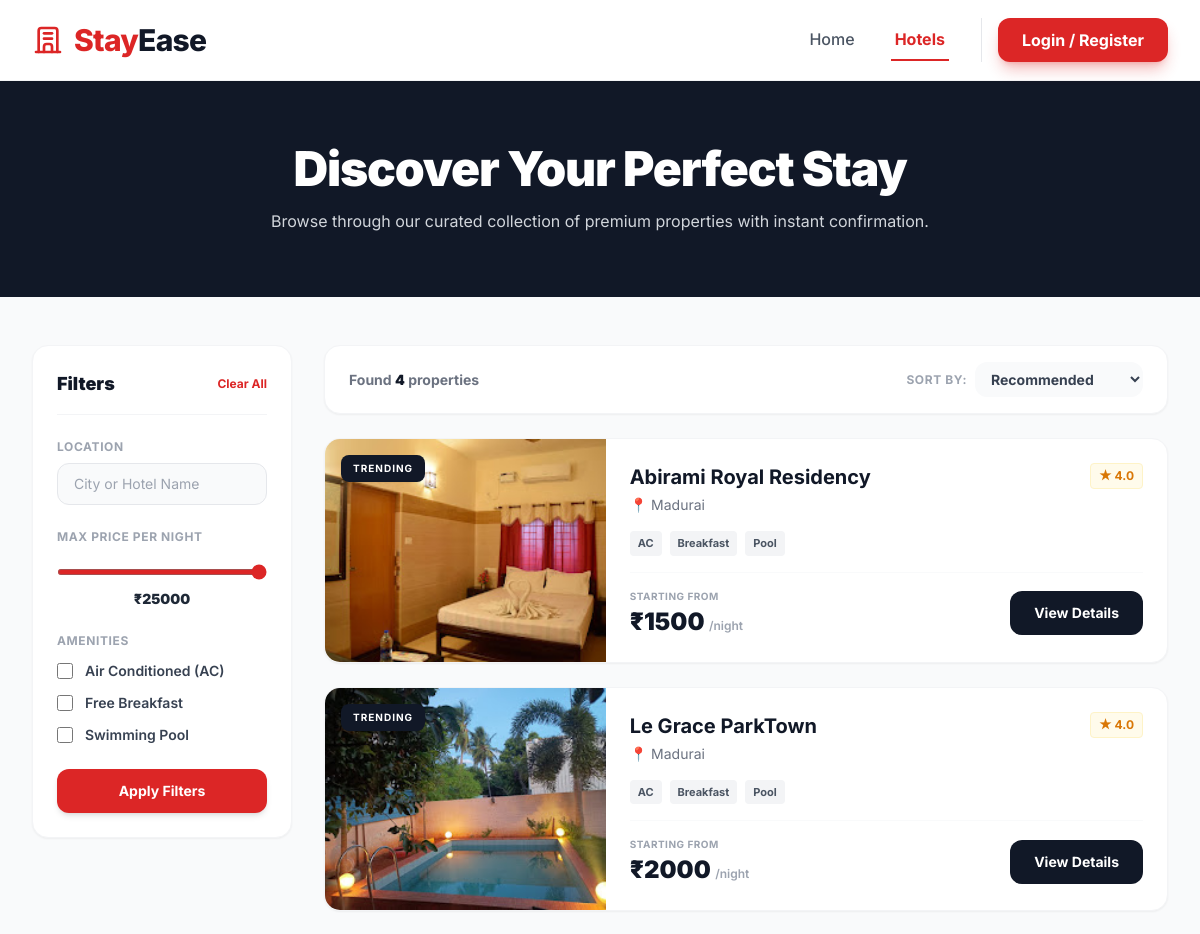
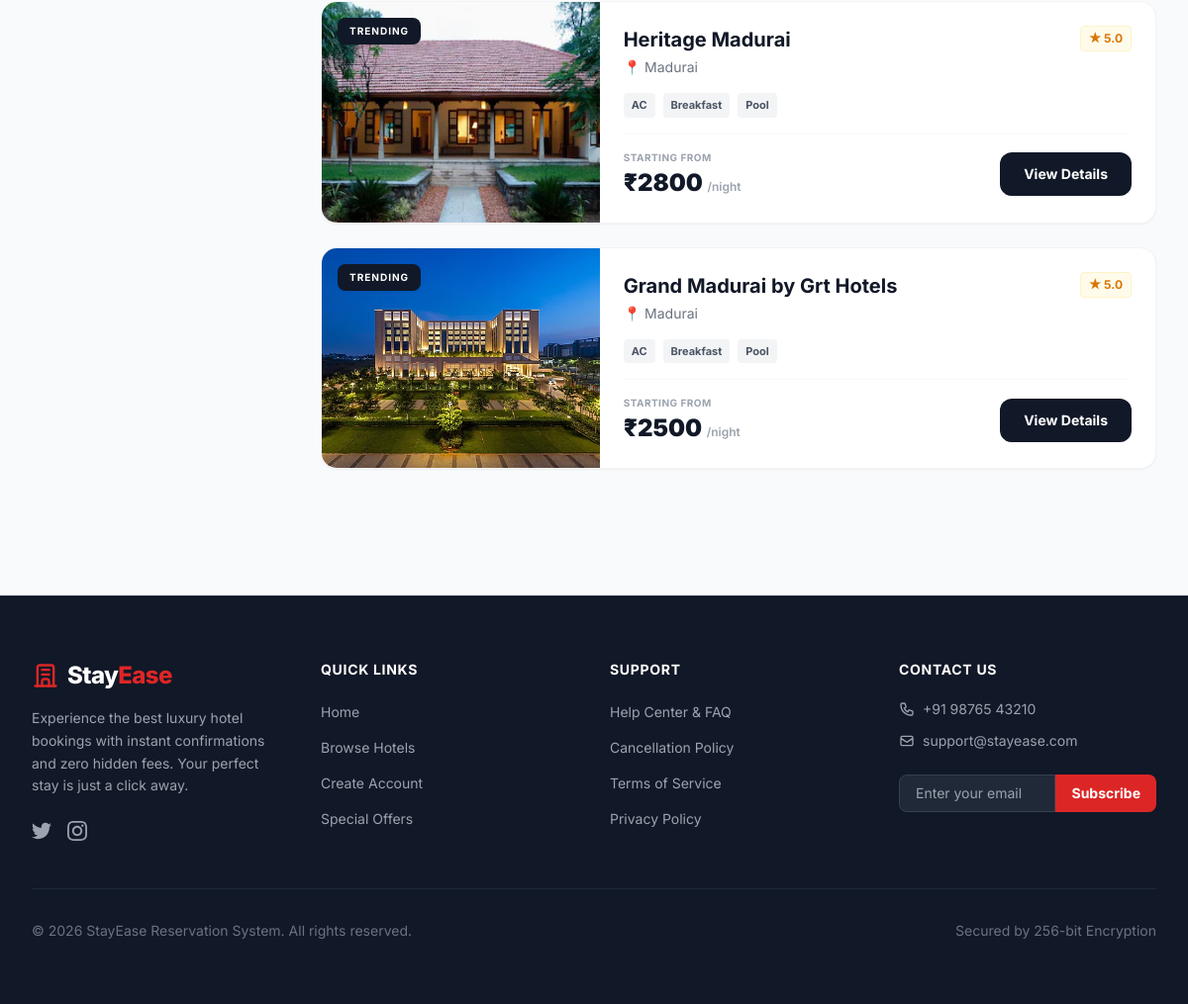
Screenshot of /hotels/ with the database file from the repository (2 pictures, top to bottom).
### apps/hotels/models.py (models this page shows, shortened)
class Hotel(models.Model):
    name = models.CharField(max_length=200)
    location = models.CharField(max_length=200)
    description = models.TextField()
    image = models.ImageField(upload_to='hotels/')
    star_rating = models.IntegerField(default=3, validators=[MinValueValidator(1), MaxValueValidator(5)])
    has_ac = models.BooleanField(default=True, verbose_name="AC Available")
    has_breakfast = models.BooleanField(default=False, verbose_name="Free Breakfast")
    has_pool = models.BooleanField(default=False, verbose_name="Swimming Pool")
    has_parking = models.BooleanField(default=True, verbose_name="Free Parking")
    is_popular = models.BooleanField(default=False, verbose_name="Trending/Popular Stay")
    created_at = models.DateTimeField(auto_now_add=True)
    @property
    def starting_price(self):
        cheapest_room = self.categories.order_by('price_per_night').first()
        return cheapest_room.price_per_night if cheapest_room else 0

class RoomCategory(models.Model):
    hotel = models.ForeignKey(Hotel, on_delete=models.CASCADE, related_name='categories')
    type_name = models.CharField(max_length=100) # e.g., Deluxe Suite, Standard AC
    price_per_night = models.DecimalField(max_digits=12, decimal_places=2)
    capacity = models.IntegerField(default=2)
    image = models.ImageField(upload_to='rooms/', null=True, blank=True)

### apps/hotels/views.py (the view)
# urls.py: path('hotels/', views.explore_hotels, name='explore_hotels'), # 🆕 Ithu namma puthu Hotels page
def explore_hotels(request):
    hotels = Hotel.objects.all()
    location_query = request.GET.get('location', '').strip()
    if location_query:
        hotels = hotels.filter(Q(location__icontains=location_query) | Q(name__icontains=location_query))
    star_rating = request.GET.get('stars')
    has_ac = request.GET.get('ac')
    has_breakfast = request.GET.get('breakfast')
    has_pool = request.GET.get('pool')
    has_parking = request.GET.get('parking')
    max_price = request.GET.get('max_price')
    if star_rating:
        hotels = hotels.filter(star_rating=star_rating)
    if has_ac == 'on':
        hotels = hotels.filter(has_ac=True)
    if has_breakfast == 'on':
        hotels = hotels.filter(has_breakfast=True)
    if has_pool == 'on':
        hotels = hotels.filter(has_pool=True)
    if has_parking == 'on':
        hotels = hotels.filter(has_parking=True)
    hotels = hotels.annotate(min_room_price=Min('categories__price_per_night'))
    if max_price and max_price.isdigit():
        hotels = hotels.filter(min_room_price__lte=int(max_price))
    sort_by = request.GET.get('sort', 'recommended')
    if sort_by == 'price_low':
        hotels = hotels.order_by('min_room_price')
    elif sort_by == 'price_high':
        hotels = hotels.order_by('-min_room_price')
    elif sort_by == 'rating':
        hotels = hotels.order_by('-star_rating')
    context = {
        'hotels': hotels,
        'filters': request.GET,
    }
    return render(request, 'hotels/explore_hotels.html', context)

### templates/hotels/explore_hotels.html (shortened to what this page needs)
{% extends 'base.html' %}
{% block content %}
<section class="bg-gray-900 py-16">
    <div class="max-w-7xl mx-auto px-4 sm:px-6 lg:px-8 text-center">
        <h1 class="text-3xl md:text-5xl font-black text-white tracking-tight mb-4">Discover Your Perfect Stay</h1>
        <p class="text-gray-300 text-sm md:text-base max-w-2xl mx-auto">Browse through our curated collection of premium properties with instant confirmation.</p>
    </div>
</section>
<div class="max-w-7xl mx-auto px-4 sm:px-6 lg:px-8 py-12">
    <div class="grid grid-cols-1 lg:grid-cols-4 gap-8">
        <aside class="lg:col-span-1 bg-white p-6 rounded-2xl border border-gray-100 shadow-sm h-fit sticky top-24">
            <div class="flex items-center justify-between mb-6 pb-4 border-b border-gray-100">
                <h3 class="text-lg font-black text-gray-900">Filters</h3>
                <a href="{% url 'explore_hotels' %}" class="text-xs font-bold text-red-600 hover:underline">Clear All</a>
            </div>
            <form method="GET" action="{% url 'explore_hotels' %}" class="space-y-6">
                <div>
                    <label class="block text-xs font-bold uppercase text-gray-400 tracking-wider mb-2">Location</label>
                    <input type="text" name="location" value="{{ filters.location }}" placeholder="City or Hotel Name" class="w-full bg-gray-50 border border-gray-200 rounded-xl px-4 py-2.5 text-sm focus:outline-none focus:ring-2 focus:ring-red-500">
                </div>
                <div>
                    <label class="block text-xs font-bold uppercase text-gray-400 tracking-wider mb-3">Max Price Per Night</label>
                    <input type="range" name="max_price" min="1000" max="25000" step="500" value="{{ filters.max_price|default:25000 }}" class="w-full accent-red-600 bg-gray-200 rounded-lg h-1.5 cursor-pointer" oninput="this.nextElementSibling.innerText = '₹' + this.value">
                    <div class="text-sm font-black text-gray-800 mt-2 text-center">₹{{ filters.max_price|default:25000 }}</div>
                </div>
                <div>
                    <label class="block text-xs font-bold uppercase text-gray-400 tracking-wider mb-3">Amenities</label>
                    <div class="space-y-3">
                        <label class="flex items-center space-x-3 text-sm font-semibold text-gray-700 cursor-pointer">
                            <input type="checkbox" name="ac" {% if filters.ac == 'on' %}checked{% endif %} class="w-4 h-4 rounded border-gray-300 text-red-600 focus:ring-red-500" onchange="this.form.submit()">
                            <span>Air Conditioned (AC)</span>
                        </label>
                        <label class="flex items-center space-x-3 text-sm font-semibold text-gray-700 cursor-pointer">
                            <input type="checkbox" name="breakfast" {% if filters.breakfast == 'on' %}checked{% endif %} class="w-4 h-4 rounded border-gray-300 text-red-600 focus:ring-red-500" onchange="this.form.submit()">
                            <span>Free Breakfast</span>
                        </label>
                        <label class="flex items-center space-x-3 text-sm font-semibold text-gray-700 cursor-pointer">
                            <input type="checkbox" name="pool" {% if filters.pool == 'on' %}checked{% endif %} class="w-4 h-4 rounded border-gray-300 text-red-600 focus:ring-red-500" onchange="this.form.submit()">
                            <span>Swimming Pool</span>
                        </label>
                    </div>
                </div>
                <button type="submit" class="w-full bg-red-600 text-white text-sm font-bold py-3 rounded-xl hover:bg-red-700 transition shadow-md">Apply Filters</button>
            </form>
        </aside>
        <main class="lg:col-span-3 space-y-6">
            <div class="bg-white px-6 py-4 rounded-2xl border border-gray-100 shadow-sm flex flex-col sm:flex-row justify-between items-center gap-4">
                <p class="text-sm font-bold text-gray-500">
                    Found <span class="text-gray-900 font-black">{{ hotels.count }}</span> properties
                </p>
                <div class="flex items-center space-x-2">
                    <label class="text-xs font-bold uppercase text-gray-400 tracking-wider">Sort By:</label>
                    <select class="text-sm font-bold text-gray-700 bg-gray-50 border-0 rounded-xl px-3 py-2 focus:ring-2 focus:ring-red-500 outline-none cursor-pointer" onchange="location = this.value;">
                        <option value="?{% if filters.location %}location={{ filters.location }}&{% endif %}sort=recommended" {% if filters.sort == 'recommended' %}selected{% endif %}>Recommended</option>
                    </select>
                </div>
            </div>
            {% for hotel in hotels %}
            <div class="bg-white rounded-2xl border border-gray-100 shadow-sm hover:shadow-lg transition-all duration-300 overflow-hidden flex flex-col md:flex-row group">
                <div class="md:w-1/3 h-56 md:h-auto relative overflow-hidden bg-gray-50">
                    {% if hotel.image %}
                        <img src="{{ hotel.image.url }}" alt="{{ hotel.name }}" class="w-full h-full object-cover group-hover:scale-105 transition duration-500">
                    {% else %}
                        <img src="https://images.unsplash.com/photo-1566073771259-6a8506099945?w=800" alt="Placeholder" class="w-full h-full object-cover">
                    {% endif %}
                    {% if hotel.is_popular %}
                    <div class="absolute top-4 left-4 bg-gray-900 text-white font-bold text-[10px] uppercase tracking-widest px-3 py-1.5 rounded-lg shadow-sm flex items-center gap-1">
                        <span>Trending</span>
                    </div>
                    {% endif %}
                </div>
                <div class="md:w-2/3 p-6 flex flex-col justify-between">
                    <div>
                        <div class="flex justify-between items-start mb-2">
                            <div>
                                <h3 class="text-xl font-bold text-gray-900 group-hover:text-red-600 transition duration-300">{{ hotel.name }}</h3>
                                <p class="text-sm text-gray-500 mt-1">📍 {{ hotel.location }}</p>
                            </div>
                            <span class="bg-amber-50 text-amber-600 border border-amber-100 px-2 py-1 rounded font-bold text-xs">
                                ★ {{ hotel.star_rating }}.0
                            </span>
                        </div>
                        <div class="flex flex-wrap gap-2 mt-4 mb-4">
                            {% if hotel.has_ac %}<span class="bg-gray-100 text-gray-600 text-[11px] font-bold px-2 py-1 rounded">AC</span>{% endif %}
                            {% if hotel.has_breakfast %}<span class="bg-gray-100 text-gray-600 text-[11px] font-bold px-2 py-1 rounded">Breakfast</span>{% endif %}
                            {% if hotel.has_pool %}<span class="bg-gray-100 text-gray-600 text-[11px] font-bold px-2 py-1 rounded">Pool</span>{% endif %}
                        </div>
                    </div>
                    <div class="pt-4 border-t border-gray-50 flex items-center justify-between mt-auto">
                        <div>
                            <p class="text-[10px] text-gray-400 uppercase font-bold tracking-wider mb-0.5">Starting From</p>
                            <span class="text-2xl font-black text-gray-900">₹{{ hotel.starting_price|floatformat:0 }}</span>
                            <span class="text-gray-400 text-xs font-semibold">/night</span>
                        </div>
                        <a href="{% url 'hotel_detail' hotel.id %}" class="bg-gray-900 text-white text-sm font-bold px-6 py-3 rounded-xl hover:bg-gray-800 transition-all duration-300">
                            View Details
                        </a>
                    </div>
                </div>
            </div>
            {% endfor %}
        </main>
    </div>
</div>
{% endblock %}

### rows the page displays
Hotel: image (picture), is_popular "TRENDING", name "Abirami Royal Residency", location "Madurai", star_rating "4", has_ac "AC", has_breakfast "Breakfast", has_pool "Pool", starting_price "1500"
Hotel: image (picture), is_popular "TRENDING", name "Le Grace ParkTown", location "Madurai", star_rating "4", has_ac "AC", has_breakfast "Breakfast", has_pool "Pool", starting_price "2000"
Hotel: image (picture), is_popular "TRENDING", name "Heritage Madurai", location "Madurai", star_rating "5", has_ac "AC", has_breakfast "Breakfast", has_pool "Pool", starting_price "2800"
Hotel: image (picture), is_popular "TRENDING", name "Grand Madurai by Grt Hotels", location "Madurai", star_rating "5", has_ac "AC", has_breakfast "Breakfast", has_pool "Pool", starting_price "2500"

### other values shown
{{ filters.max_price|default:25000 }} "25000"
{{ hotels.count }} "4"
